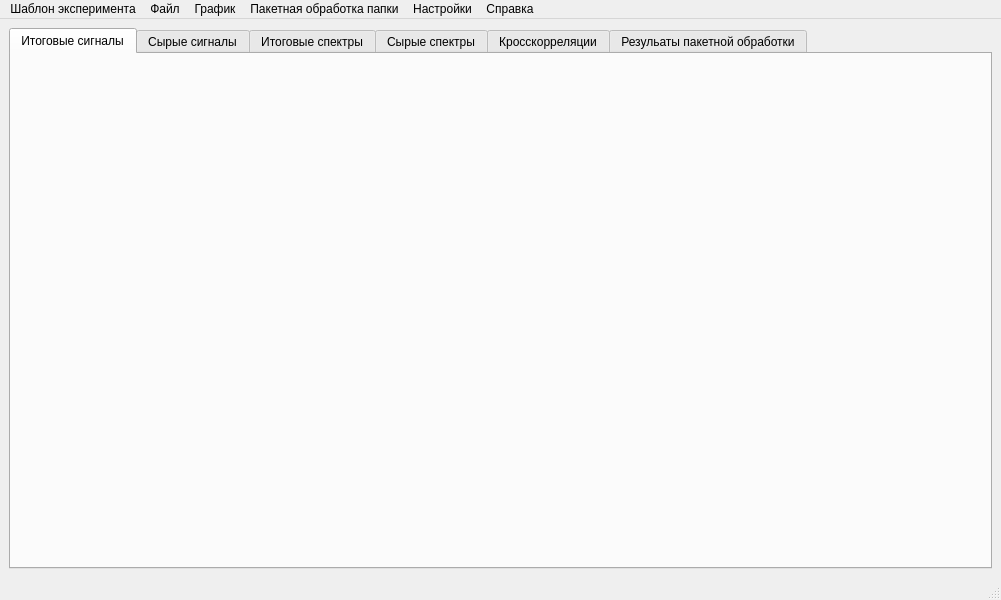
<?xml version="1.0" encoding="UTF-8"?>
<ui version="4.0">
 <class>MainWindow</class>
 <widget class="QMainWindow" name="MainWindow">
  <property name="geometry">
   <rect>
    <x>0</x>
    <y>0</y>
    <width>1001</width>
    <height>600</height>
   </rect>
  </property>
  <property name="windowTitle">
   <string>SignalViewer_GunTeam</string>
  </property>
  <widget class="QWidget" name="centralwidget">
   <layout class="QHBoxLayout" name="horizontalLayout_4">
    <item>
     <layout class="QVBoxLayout" name="verticalLayout">
      <item>
       <widget class="QTabWidget" name="tabWidget">
        <property name="currentIndex">
         <number>0</number>
        </property>
        <widget class="QWidget" name="tab">
         <attribute name="title">
          <string>Итоговые сигналы</string>
         </attribute>
         <layout class="QHBoxLayout" name="horizontalLayout"/>
        </widget>
        <widget class="QWidget" name="tab_2">
         <attribute name="title">
          <string>Сырые сигналы</string>
         </attribute>
         <layout class="QHBoxLayout" name="horizontalLayout_3"/>
        </widget>
        <widget class="QWidget" name="tab_3">
         <attribute name="title">
          <string>Итоговые спектры</string>
         </attribute>
        </widget>
        <widget class="QWidget" name="tab_4">
         <attribute name="title">
          <string>Сырые спектры</string>
         </attribute>
         <layout class="QHBoxLayout" name="horizontalLayout_5"/>
        </widget>
        <widget class="QWidget" name="tab_6">
         <attribute name="title">
          <string>Кросскорреляции</string>
         </attribute>
         <layout class="QHBoxLayout" name="horizontalLayout_6"/>
        </widget>
        <widget class="QWidget" name="tab_5">
         <attribute name="title">
          <string>Резульаты пакетной обработки</string>
         </attribute>
         <layout class="QVBoxLayout" name="verticalLayout_8"/>
        </widget>
       </widget>
      </item>
     </layout>
    </item>
   </layout>
  </widget>
  <widget class="QMenuBar" name="menubar">
   <property name="geometry">
    <rect>
     <x>0</x>
     <y>0</y>
     <width>1001</width>
     <height>26</height>
    </rect>
   </property>
   <widget class="QMenu" name="menu">
    <property name="title">
     <string>Файл</string>
    </property>
    <addaction name="action"/>
    <addaction name="action_2"/>
    <addaction name="action_4"/>
    <addaction name="action_24"/>
   </widget>
   <widget class="QMenu" name="menu_2">
    <property name="title">
     <string>Шаблон эксперимента</string>
    </property>
    <addaction name="action_6"/>
    <addaction name="action_7"/>
    <addaction name="action_8"/>
    <addaction name="action_25"/>
   </widget>
   <widget class="QMenu" name="menu_3">
    <property name="title">
     <string>График</string>
    </property>
    <addaction name="action_10"/>
    <addaction name="action_9"/>
    <addaction name="action_11"/>
    <addaction name="action_12"/>
    <addaction name="action_13"/>
    <addaction name="action_14"/>
    <addaction name="action_15"/>
    <addaction name="action_26"/>
   </widget>
   <widget class="QMenu" name="menu_4">
    <property name="title">
     <string>Пакетная обработка папки</string>
    </property>
    <addaction name="action_16"/>
    <addaction name="action_17"/>
    <addaction name="action_18"/>
   </widget>
   <widget class="QMenu" name="menu_5">
    <property name="title">
     <string>Настройки</string>
    </property>
    <addaction name="action_19"/>
    <addaction name="action_20"/>
   </widget>
   <widget class="QMenu" name="menu_6">
    <property name="title">
     <string>Справка</string>
    </property>
    <addaction name="action_21"/>
    <addaction name="action_22"/>
    <addaction name="action_23"/>
   </widget>
   <addaction name="menu_2"/>
   <addaction name="menu"/>
   <addaction name="menu_3"/>
   <addaction name="menu_4"/>
   <addaction name="menu_5"/>
   <addaction name="menu_6"/>
  </widget>
  <widget class="QStatusBar" name="statusbar"/>
  <action name="action">
   <property name="text">
    <string>Добавить файл</string>
   </property>
   <property name="shortcut">
    <string>Ctrl+O</string>
   </property>
  </action>
  <action name="action_2">
   <property name="text">
    <string>Добавить папку</string>
   </property>
   <property name="shortcut">
    <string>Ctrl+D</string>
   </property>
  </action>
  <action name="action_3">
   <property name="text">
    <string>Пакетная обработка папки</string>
   </property>
  </action>
  <action name="action_4">
   <property name="text">
    <string>Группировать папку по выстрелам</string>
   </property>
   <property name="shortcut">
    <string>Ctrl+G</string>
   </property>
  </action>
  <action name="action_5">
   <property name="text">
    <string>Выбрать шаблон эксперимента</string>
   </property>
  </action>
  <action name="action_6">
   <property name="icon">
    <iconset theme="Шаблон">
     <normaloff>.</normaloff>.</iconset>
   </property>
   <property name="text">
    <string>Открыть шаблон эксперимента</string>
   </property>
   <property name="shortcut">
    <string>Ctrl+E</string>
   </property>
  </action>
  <action name="action_7">
   <property name="text">
    <string>Сохранить эксперимент как шаблон</string>
   </property>
  </action>
  <action name="action_8">
   <property name="text">
    <string>Настройки шаблона по умолчанию</string>
   </property>
  </action>
  <action name="action_9">
   <property name="text">
    <string>Очистить</string>
   </property>
   <property name="shortcut">
    <string>Ctrl+Backspace</string>
   </property>
  </action>
  <action name="action_10">
   <property name="text">
    <string>Нормировать на себя</string>
   </property>
  </action>
  <action name="action_11">
   <property name="text">
    <string>Скользящее среднее</string>
   </property>
  </action>
  <action name="action_12">
   <property name="text">
    <string>Подписи кликов</string>
   </property>
  </action>
  <action name="action_13">
   <property name="text">
    <string>Отображение каналов</string>
   </property>
  </action>
  <action name="action_14">
   <property name="text">
    <string>Отслеживание кликов</string>
   </property>
  </action>
  <action name="action_15">
   <property name="text">
    <string>Вывести статистику</string>
   </property>
  </action>
  <action name="action_16">
   <property name="text">
    <string>Запустить пакетную обработку папки</string>
   </property>
  </action>
  <action name="action_17">
   <property name="text">
    <string>Записать пакетную обработку папки</string>
   </property>
  </action>
  <action name="action_18">
   <property name="text">
    <string>Настройки сбора статистики</string>
   </property>
  </action>
  <action name="action_19">
   <property name="text">
    <string>Осциллографы</string>
   </property>
   <property name="shortcut">
    <string>Ctrl+Alt+O</string>
   </property>
  </action>
  <action name="action_20">
   <property name="text">
    <string>Диагностики</string>
   </property>
   <property name="shortcut">
    <string>Ctrl+Alt+D</string>
   </property>
  </action>
  <action name="action_21">
   <property name="text">
    <string>Об авторах</string>
   </property>
  </action>
  <action name="action_22">
   <property name="text">
    <string>О программе</string>
   </property>
  </action>
  <action name="action_23">
   <property name="text">
    <string>Примеры</string>
   </property>
  </action>
  <action name="action_24">
   <property name="text">
    <string>Открыть прошлую сессию</string>
   </property>
   <property name="shortcut">
    <string>Ctrl+Shift+O</string>
   </property>
  </action>
  <action name="action_25">
   <property name="text">
    <string>Открыть последний шаблон эксперимента</string>
   </property>
   <property name="shortcut">
    <string>Ctrl+Shift+E</string>
   </property>
  </action>
  <action name="action_26">
   <property name="text">
    <string>Копировать в буфер обмена</string>
   </property>
   <property name="shortcut">
    <string>Ctrl+C</string>
   </property>
  </action>
 </widget>
 <resources/>
 <connections/>
</ui>
